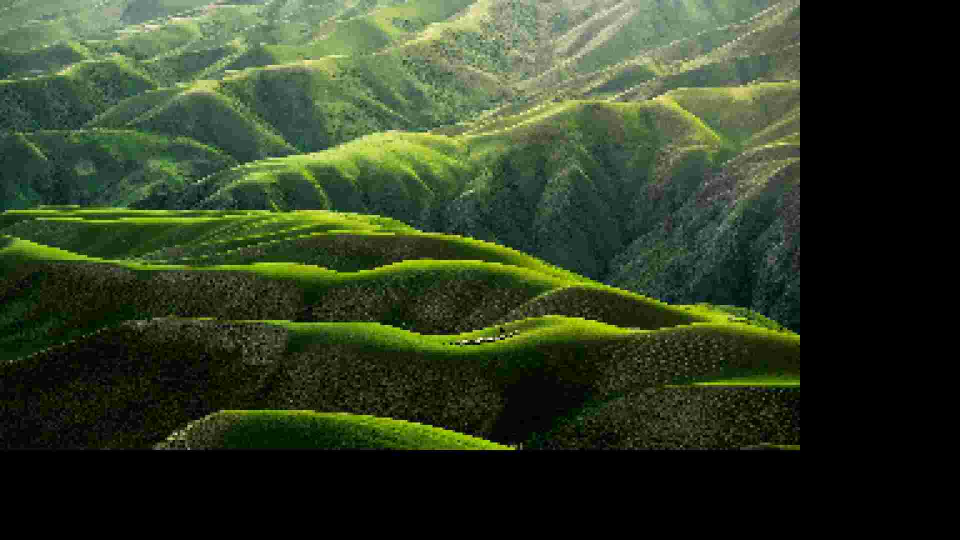
#> input picture Dataset/pixelated/image.png, 1920 x 1080 px, given as the content of the folder D:/Intel Unnati Project PS - 9/Dataset/Original, which was not available (shown at 1/2 size)
$ python text.py
#> lines starting #> are read from the running program, lines starting #| are printed output that depends on the picture; after the words box and inside, x2 and y2 are one past the last pixel; in counts of white or black regions, pixels touching at a corner belong together; pictures that were not available may be replaced by others from this repository, and a replacement may not be noted
import os
import cv2
import numpy as np
from skimage.feature import local_binary_pattern
from sklearn.model_selection import train_test_split
from sklearn.ensemble import RandomForestClassifier
from sklearn.metrics import accuracy_score
def extract_lbp_features(image):

    gray = cv2.cvtColor(image, cv2.COLOR_BGR2GRAY)
    lbp = local_binary_pattern(gray, 8, 1, method='uniform')
    hist, _ = np.histogram(lbp.ravel(), bins=np.arange(0, 10), range=(0, 9))
    hist = hist.astype("float")
    hist /= (hist.sum() + 1e-7)

    return hist

def extract_edge_histogram_features(image):

    gray = cv2.cvtColor(image, cv2.COLOR_BGR2GRAY)
    edges = cv2.Canny(gray, 100, 200)
    hist, _ = np.histogram(edges.ravel(), bins=np.arange(0, 361, 10))
    hist = hist.astype("float")
    hist /= (hist.sum() + 1e-7)

    return hist


def extract_features(image_path):

    image = cv2.imread(image_path)
    lbp_features = extract_lbp_features(image)
    edge_histogram_features = extract_edge_histogram_features(image)
    features = np.concatenate((lbp_features, edge_histogram_features))

    return features


def prepare_dataset(folder_path, label):
    X = []
    y = []

    for filename in os.listdir(folder_path):

        if filename.endswith(('.png', '.jpg', '.jpeg')):
            image_path = os.path.join(folder_path, filename)
            features = extract_features(image_path)
            X.append(features)
            y.append(label)

    return np.array(X), np.array(y)

original_folder_path = r"D:\Intel Unnati Project PS - 9\Dataset\Original" # PATH FOR ORIGINAL DATASET
X_original, y_original = prepare_dataset(original_folder_path, label=0)
#> in extract_features, image is the input picture: shape (1080, 1920, 3); mean B, G, R 36.4, 60.7, 48.3
#> in extract_lbp_features, `gray = cv2.cvtColor(image, cv2.COLOR_BGR2GRAY)`:
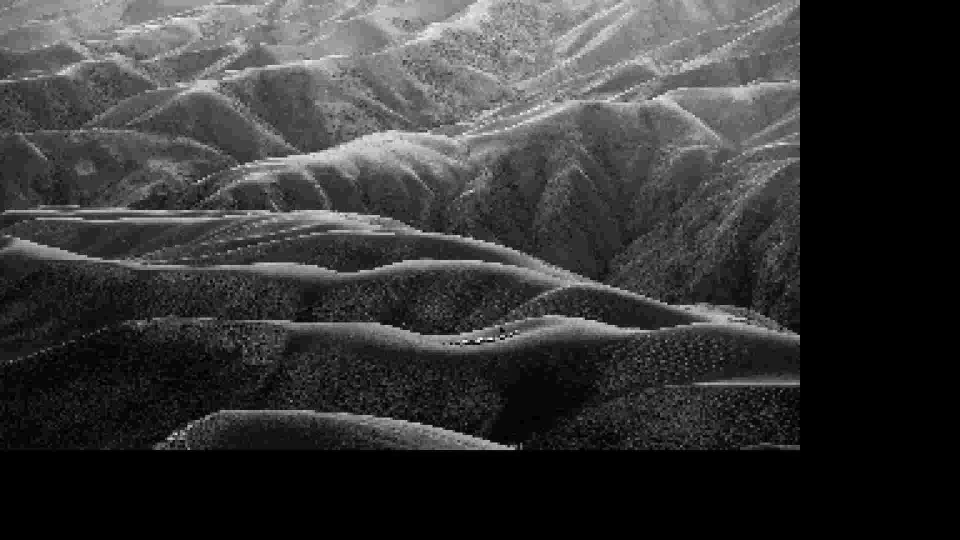
#> gray: shape (1080, 1920) (shown at 1/2 size); min 0, max 254, mean 54.2
#> in extract_lbp_features, `lbp = local_binary_pattern(gray, 8, 1, method='uniform')`:
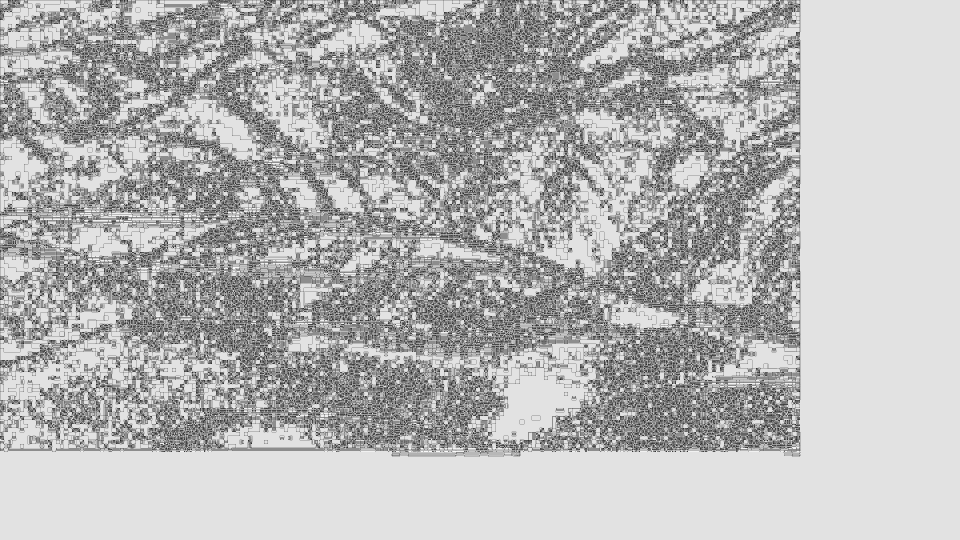
#> lbp: shape (1080, 1920) float64 (shown at 1/2 size); min 0, max 9, mean 6.4; drawn with min black and max white
#> in extract_lbp_features, `hist, _ = np.histogram(lbp.ravel(), bins=np.arange(0, 10), range=(0, 9))`: hist = [9614, 41466, 38104, 115036, 203805, 394549, 87392, 44119, 1139515]
#> in extract_lbp_features, `hist /= (hist.sum() + 1e-7)`: hist = [0.00464, 0.02, 0.0184, 0.0555, 0.0983, 0.19, 0.0421, 0.0213, 0.55]
#> in extract_features, `lbp_features = extract_lbp_features(image)`: lbp_features has the same summary as hist in extract_lbp_features
#> in extract_edge_histogram_features, `edges = cv2.Canny(gray, 100, 200)`:
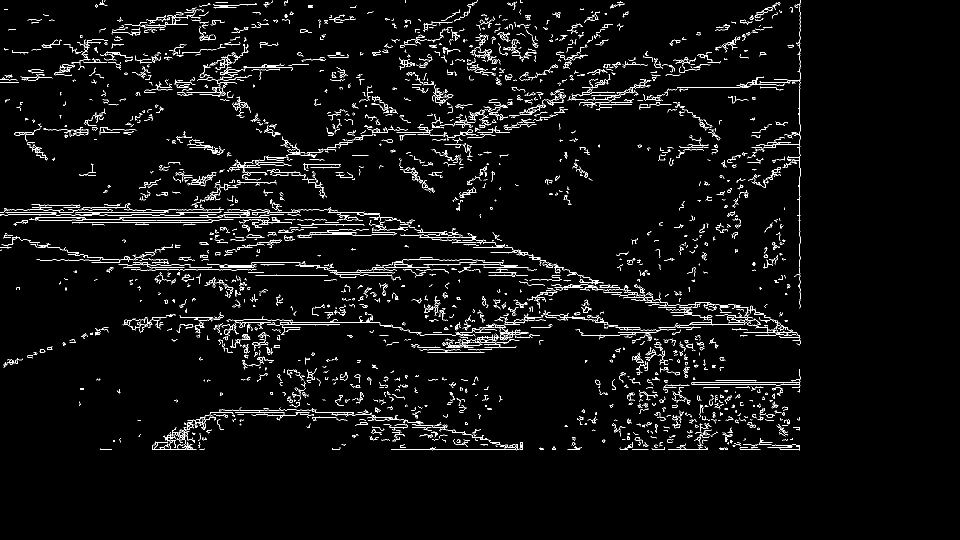
#> edges: shape (1080, 1920) (shown at 1/2 size); 3.4% white in thin lines or dots, all inside (x1, y1, x2, y2) = (0, 0, 1601, 901)
#> in extract_edge_histogram_features, `hist, _ = np.histogram(edges.ravel(), bins=np.arange(0, 361, 10))`: hist = 36 values, max 2003387 at index 0, min 0 at index 1, mean 57600
#> in extract_edge_histogram_features, `hist /= (hist.sum() + 1e-7)`: hist = 36 values, max 0.966 at index 0, min 0 at index 1, mean 0.0278
#> in extract_features, `edge_histogram_features = extract_edge_histogram_features(image)`: edge_histogram_features has the same summary as hist in extract_edge_histogram_features
#> in extract_features, `features = np.concatenate((lbp_features, edge_histogram_features))`: features = 45 values, max 0.966 at index 9, min 0 at index 10, mean 0.0444
#> y_original = [0]


pixelated_folder_path = r"D:\Intel Unnati Project PS - 9\Dataset\Pixelated"
X_pixelated, y_pixelated = prepare_dataset(pixelated_folder_path, label=1) # PATH FOR PIXELATED DATESET
#> y_pixelated = [1]

X = np.concatenate((X_original, X_pixelated))
y = np.concatenate((y_original, y_pixelated))
#> y = [0, 1]


X_train, X_test, y_train, y_test = train_test_split(X, y, test_size=0.2, random_state=42)
#> y_train = [0]; y_test = [1]

classifier = RandomForestClassifier()
classifier.fit(X_train, y_train)

y_pred = classifier.predict(X_test)
#> y_pred = [0]

accuracy = accuracy_score(y_test, y_pred)
#> accuracy = 0
print("Accuracy:", accuracy)
#| Accuracy: 0.0
